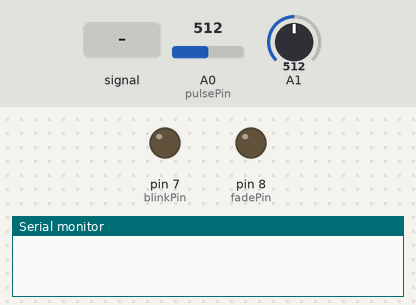
Bench run of a sketch on a simulated Arduino Uno, built with avr-gcc and run on an emulated ATmega328P. Shown: output pins drawn as LEDs (lit = HIGH), the last lines printed to the serial monitor. Inputs (shaded band) come from the test bench; at power-on: A0 (pulsePin) = 512, A1 = 512. The modem accepts every AT command (registered, SIM ready, sends succeed) and sends nothing else.

Above: at 2.4 s.
2.5 s: A0 (pulsePin) fed a 200 Hz sine of ±81 counts around its level
5.5 s: A0 (pulsePin) set to 521
At 8.39 s:
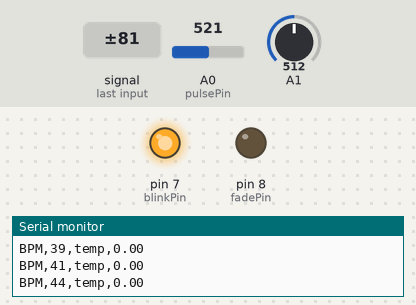
8.5 s: A0 (pulsePin) set to 511
At 8.8 s:
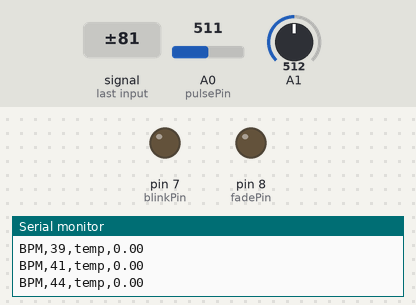
Timing chart, 0 to 11.5 s (numbered marks = the images above; inputs shaded):
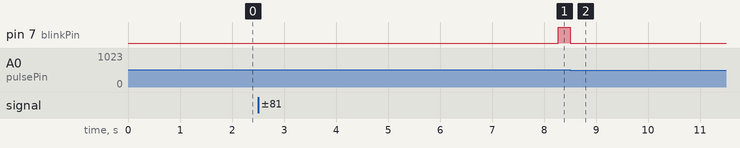

The sketch:

patient.ino
```cpp
#include <SoftwareSerial.h>

float pulse = 0;
float temp = 0;
SoftwareSerial ser(9,10);

//  Variables

int pulsePin = A0;                 // Pulse Sensor purple wire connected to analog pin 0
int blinkPin = 7           ;                // pin to blink led at each beat
int fadePin = 8;                  // pin to do fancy classy fading blink at each beat
int fadeRate = 0;                 // used to fade LED on with PWM on fadePin

// Volatile Variables, used in the interrupt service routine!
volatile int BPM;                   // int that holds raw Analog in 0. updated every 2mS
volatile int Signal;                // holds the incoming raw data
volatile int IBI = 600;             // int that holds the time interval between beats! Must be seeded!
volatile boolean Pulse = false;     // "True" when User's live heartbeat is detected. "False" when not a "live beat".
volatile boolean QS = false;        // becomes true when Arduoino finds a beat.


// Regards Serial OutPut  -- Set This Up to your needs

static boolean serialVisual = true;   // Set to 'false' by Default.  Re-set to 'true' to see Arduino Serial Monitor ASCII Visual Puls
volatile int rate[10];                      // array to hold last ten IBI values
volatile unsigned long sampleCounter = 0;          // used to determine pulse timing
volatile unsigned long lastBeatTime = 0;           // used to find IBI
volatile int P = 512;                      // used to find peak in pulse wave, seeded
volatile int T = 512;                     // used to find trough in pulse wave, seeded
volatile int thresh = 525;                // used to find instant moment of heart beat, seeded
volatile int amp = 100;                   // used to hold amplitude of pulse waveform, seeded
volatile boolean firstBeat = true;        // used to seed rate array so we startup with reasonable BPM
volatile boolean secondBeat = false;      // used to seed rate array so we startup with reasonable BPM


void setup()

{

  pinMode(blinkPin,OUTPUT);         // pin that will blink to your heartbeat!
  pinMode(fadePin,OUTPUT);          // pin that will fade to your heartbeat!
  Serial.begin(115200);             // we agree to talk fast!
  interruptSetup();                 // sets up to read Pulse Sensor signal every 2mS9

  ser.begin(9600);
  ser.println("AT");
  delay(100);
  ser.println("AT+GMR");
  delay(100);
  ser.println("AT+CWMODE=3");
  delay(100);
  ser.println("AT+RST");
  delay(500);
  ser.println("AT+CIPMUX=1");
  delay(100);
  String cmd="AT+CWJAP=\"EngineersGarage\",\"egPassword?\"";
  ser.println(cmd);
  delay(100);
  ser.println("AT+CIFSR");
  delay(100);

}


//  Where the Magic Happens

void loop()
{
   serialOutput();
     if (QS == true) // A Heartbeat Was Found
    {
      // BPM and IBI have been Determined

      // Quantified Self "QS" true when arduino finds a heartbeat
      fadeRate = 255; // Makes the LED Fade Effect Happen, Set 'fadeRate' Variable to 255 to fade LED with pulse
      serialOutputWhenBeatHappens(); // A Beat Happened, Output that to serial.
      QS = false; // reset the Quantified Self flag for next time
    }


  delay(20); //  take a break
  read_temp();

}


void interruptSetup()

{
  // Initializes Timer2 to throw an interrupt every 2mS.
  TCCR2A = 0x02;     // DISABLE PWM ON DIGITAL PINS 3 AND 11, AND GO INTO CTC MODE
  TCCR2B = 0x06;     // DON'T FORCE COMPARE, 256 PRESCALER
  OCR2A  = 0X7C;      // SET THE TOP OF THE COUNT TO 124 FOR 500Hz SAMPLE RATE
  TIMSK2 = 0x02;     // ENABLE INTERRUPT ON MATCH BETWEEN TIMER2 AND OCR2A
  sei();             // MAKE SURE GLOBAL INTERRUPTS ARE ENABLED
}


void serialOutput()

{   // Decide How To Output Serial.
 if (serialVisual != true)
  {
//      arduinoSerialMonitorVisual('-', Signal);   // goes to function that makes Serial Monitor Visualizer
//   }

//  else
  // {
      sendDataToSerial('S', Signal);     // goes to sendDataToSerial function
   }

}


void serialOutputWhenBeatHappens(){
    //  Serial.print("*** Heart-Beat Happened *** ");  //ASCII Art Madness
  Serial.print("BPM,");
  Serial.print(BPM);
  Serial.print(",temp,");
  Serial.println(temp);

}


void arduinoSerialMonitorVisual(char symbol, int data )

{

  const int sensorMin = 200;      // sensor minimum, discovered through experiment

  const int sensorMax = 800;    // sensor maximum, discovered through experiment

  int sensorReading = data; // map the sensor range to a range of 12 options:

  int range = map(sensorReading, sensorMin, sensorMax, 0, 11);

  // do something different depending on the

  // range value:

  switch (range)

  {

    case 0:

      Serial.println("");     /////ASCII Art Madness

      break;

    case 1:

      Serial.println("---");

      break;

    case 2:

      Serial.println("------");

      break;

    case 3:

      Serial.println("---------");

      break;

    case 4:

      Serial.println("------------");

      break;

    case 5:

      Serial.println("--------------|-");

      break;

    case 6:

      Serial.println("--------------|---");

      break;

    case 7:

      Serial.println("--------------|-------");

      break;

    case 8:

      Serial.println("--------------|----------");

      break;

    case 9:

      Serial.println("--------------|----------------");

      break;

    case 10:

      Serial.println("--------------|-------------------");

      break;

    case 11:

      Serial.println("--------------|-----------------------");

      break;

  }

}


void sendDataToSerial(char symbol, int data )

{

   Serial.print(symbol);

   Serial.println(data);

}


ISR(TIMER2_COMPA_vect) //triggered when Timer2 counts to 124

{

  cli();                                      // disable interrupts while we do this

  Signal = analogRead(pulsePin);              // read the Pulse Sensor

  sampleCounter += 2;                         // keep track of the time in mS with this variable

  int N = sampleCounter - lastBeatTime;       // monitor the time since the last beat to avoid noise

                                              //  find the peak and trough of the pulse wave

  if(Signal < thresh && N > (IBI/5)*3) // avoid dichrotic noise by waiting 3/5 of last IBI

    {

      if (Signal < T) // T is the trough

      {

        T = Signal; // keep track of lowest point in pulse wave

      }

    }


  if(Signal > thresh && Signal > P)

    {          // thresh condition helps avoid noise

      P = Signal;                             // P is the peak

    }                                        // keep track of highest point in pulse wave


  //  NOW IT'S TIME TO LOOK FOR THE HEART BEAT

  // signal surges up in value every time there is a pulse

  if (N > 250)

  {                                   // avoid high frequency noise

    if ( (Signal > thresh) && (Pulse == false) && (N > (IBI/5)*3) )

      {

        Pulse = true;                               // set the Pulse flag when we think there is a pulse

        digitalWrite(blinkPin,HIGH);                // turn on pin 13 LED

        IBI = sampleCounter - lastBeatTime;         // measure time between beats in mS

        lastBeatTime = sampleCounter;               // keep track of time for next pulse


        if(secondBeat)

        {                        // if this is the second beat, if secondBeat == TRUE

          secondBeat = false;                  // clear secondBeat flag

          for(int i=0; i<=9; i++) // seed the running total to get a realisitic BPM at startup

          {

            rate[i] = IBI;

          }

        }


        if(firstBeat) // if it's the first time we found a beat, if firstBeat == TRUE

        {

          firstBeat = false;                   // clear firstBeat flag

          secondBeat = true;                   // set the second beat flag

          sei();                               // enable interrupts again

          return;                              // IBI value is unreliable so discard it

        }

      // keep a running total of the last 10 IBI values

      word runningTotal = 0;                  // clear the runningTotal variable


      for(int i=0; i<=8; i++)

        {                // shift data in the rate array

          rate[i] = rate[i+1];                  // and drop the oldest IBI value

          runningTotal += rate[i];              // add up the 9 oldest IBI values

        }


      rate[9] = IBI;                          // add the latest IBI to the rate array

      runningTotal += rate[9];                // add the latest IBI to runningTotal

      runningTotal /= 10;                     // average the last 10 IBI values

      BPM = 60000/runningTotal;               // how many beats can fit into a minute? that's BPM!

      QS = true;                              // set Quantified Self flag

      // QS FLAG IS NOT CLEARED INSIDE THIS ISR

      pulse = BPM;

    }

  }


  if (Signal < thresh && Pulse == true)

    {   // when the values are going down, the beat is over

      digitalWrite(blinkPin,LOW);            // turn off pin 13 LED

      Pulse = false;                         // reset the Pulse flag so we can do it again

      amp = P - T;                           // get amplitude of the pulse wave

      thresh = amp/2 + T;                    // set thresh at 50% of the amplitude

      P = thresh;                            // reset these for next time

      T = thresh;

    }


  if (N > 2500)

    {                           // if 2.5 seconds go by without a beat

      thresh = 512;                          // set thresh default

      P = 512;                               // set P default

      T = 512;                               // set T default

      lastBeatTime = sampleCounter;          // bring the lastBeatTime up to date

      firstBeat = true;                      // set these to avoid noise

      secondBeat = false;                    // when we get the heartbeat back

    }


  sei();                                   // enable interrupts when youre done!

}// end isr


void read_temp()

{

  int temp_val =  analogRead(A1);

  float last=0;
  float mv = (temp_val/1024.0)*500;
  float cel = mv/10;
  // if(abs(cel-last)<15){
  //   temp = cel;
  // }
  // else
    temp = last;
  // temp = (cel*9)/5 + 32;

  // Serial.print("temp,");
  // Serial.println(temp/10);

}
```

Measured:
- the behaviour switches between 512 and 513 on A0 (pulsePin) (found by bisection; images 0 and 1)
- after the input at 5.5 s, pin 7 (blinkPin): LOW → HIGH after 2.8 s
- after the input at 8.5 s, pin 7 (blinkPin): HIGH → LOW at once
